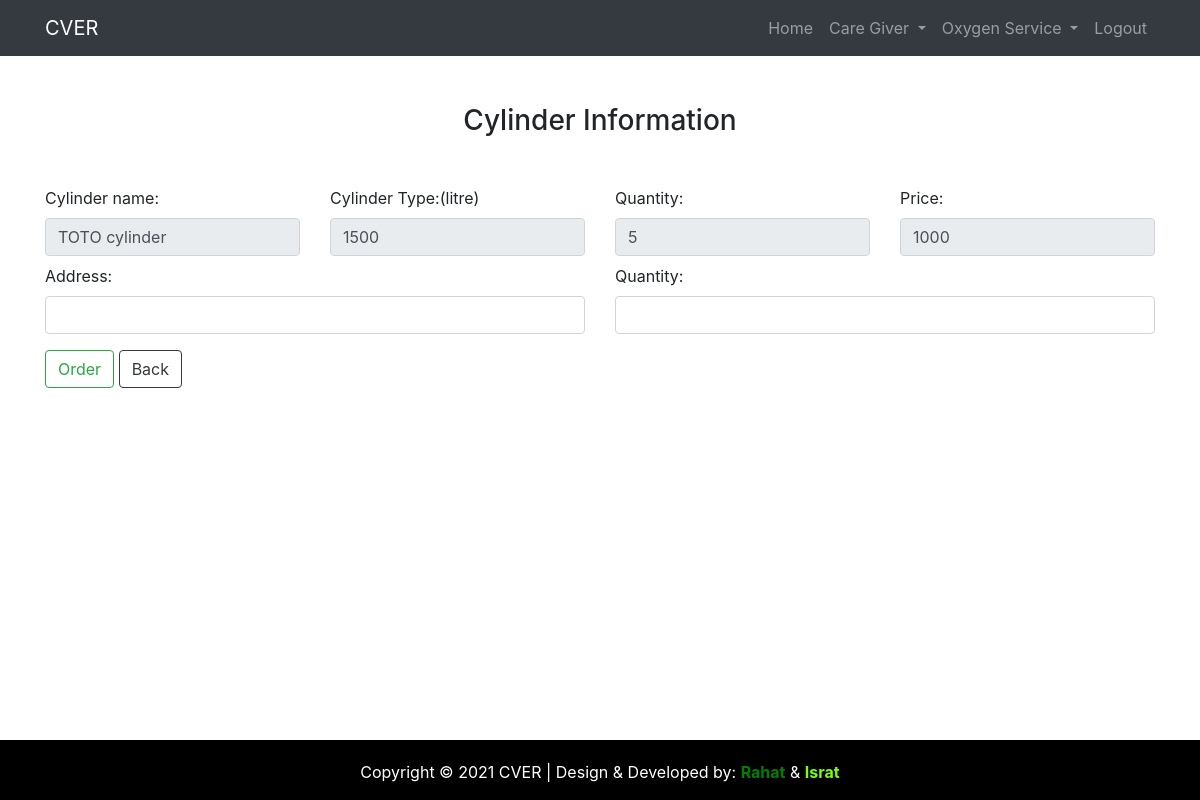
The page /user/order.php?id=1 on the database as committed earlier.
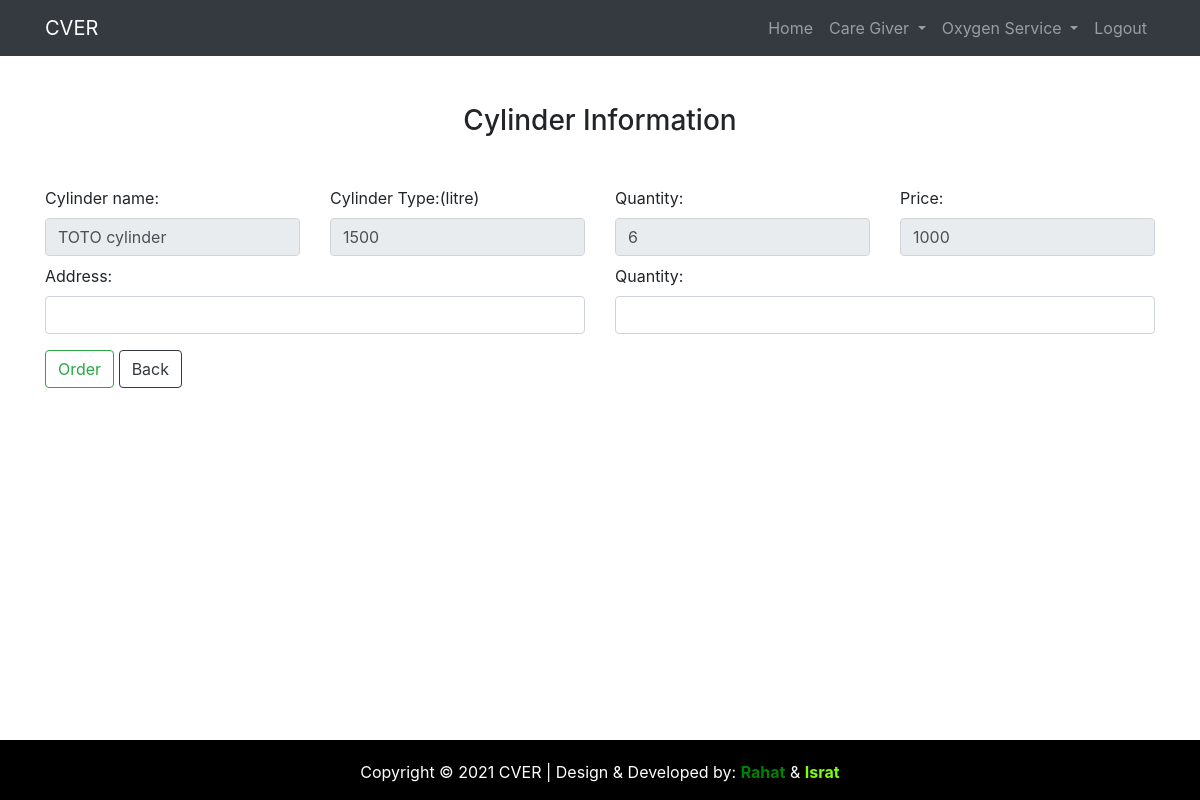
The same page on the database as committed later.
### tables this page shows
CREATE TABLE `cylinder` (
  `id` int(11) NOT NULL,
  `os_id` int(11) NOT NULL,
  `cylinder_name` varchar(255) NOT NULL,
  `type` varchar(255) NOT NULL,
  `quantity` int(11) NOT NULL,
  `price` varchar(255) NOT NULL
);

### user/order.php (the view, shortened to what this page needs)
<?php
	require '../db_config.php';
	if (isset($_GET['id'])) {
		$id = $_GET['id'];
		$sql="select * from cylinder where id = '$id'";
		$result = mysqli_query($db,$sql);
		$data = mysqli_fetch_array($result, MYSQLI_ASSOC);
	}
?>
<!DOCTYPE html>
<html>
<head>
</head>
<link rel="stylesheet" href="https://maxcdn.bootstrapcdn.com/bootstrap/4.0.0/css/bootstrap.min.css">
<body>
	<?php require 'navigation_bar.php' ?>
	<div class="container">
		<h3 class="text-center mt-5">Cylinder Information</h3>
		<div class="registration_form mt-5">
			<form action="payment.php" method="POST">
			  <div class="row">
			  	<div class="col">
			      <label>Cylinder name:</label>
			      <input type="text" class="form-control" value="<?= $data['cylinder_name'] ?>" disabled>
			    </div>
			    <div class="col">
			      <label>Cylinder Type:(litre)</label>
			      	  <input type="text" class="form-control"  value="<?= $data['type'] ?>" disabled>
			    </div>
			    <div class="col">
			      <label>Quantity:</label>
			      <input type="number" class="form-control" value="<?= $data['quantity'] ?>" disabled>
			    </div>
			    <div class="col">
			      <label>Price:</label>
			      <input type="number" class="form-control" value="<?= $data['price'] ?>" disabled>
			    </div>
			  </div>
				<div class="row mt-2">
				    <div class="col">
				      <label>Address:</label>
				      <input type="text" class="form-control" name="address" required >
				    </div>
				    <div class="col">
				      <label>Quantity:</label>
				      <input type="number" class="form-control" name="quantity" min="1" max="<?= $data['quantity']; ?>" required >
				    </div>
				</div>
			  <button class="btn btn-outline-success mt-3" type="submit" name="btn-proceed_payment">Order</button>
			  <a href="order_cylinder.php" class="btn btn-outline-dark mt-3">Back</a>
			</form>
		</div>
	</div>
	<?php require 'footer.php' ?>
</body>
</html>

Rows that differ between the two databases and show on the page:
changed cylinder "TOTO cylinder": quantity "5" → "6"
